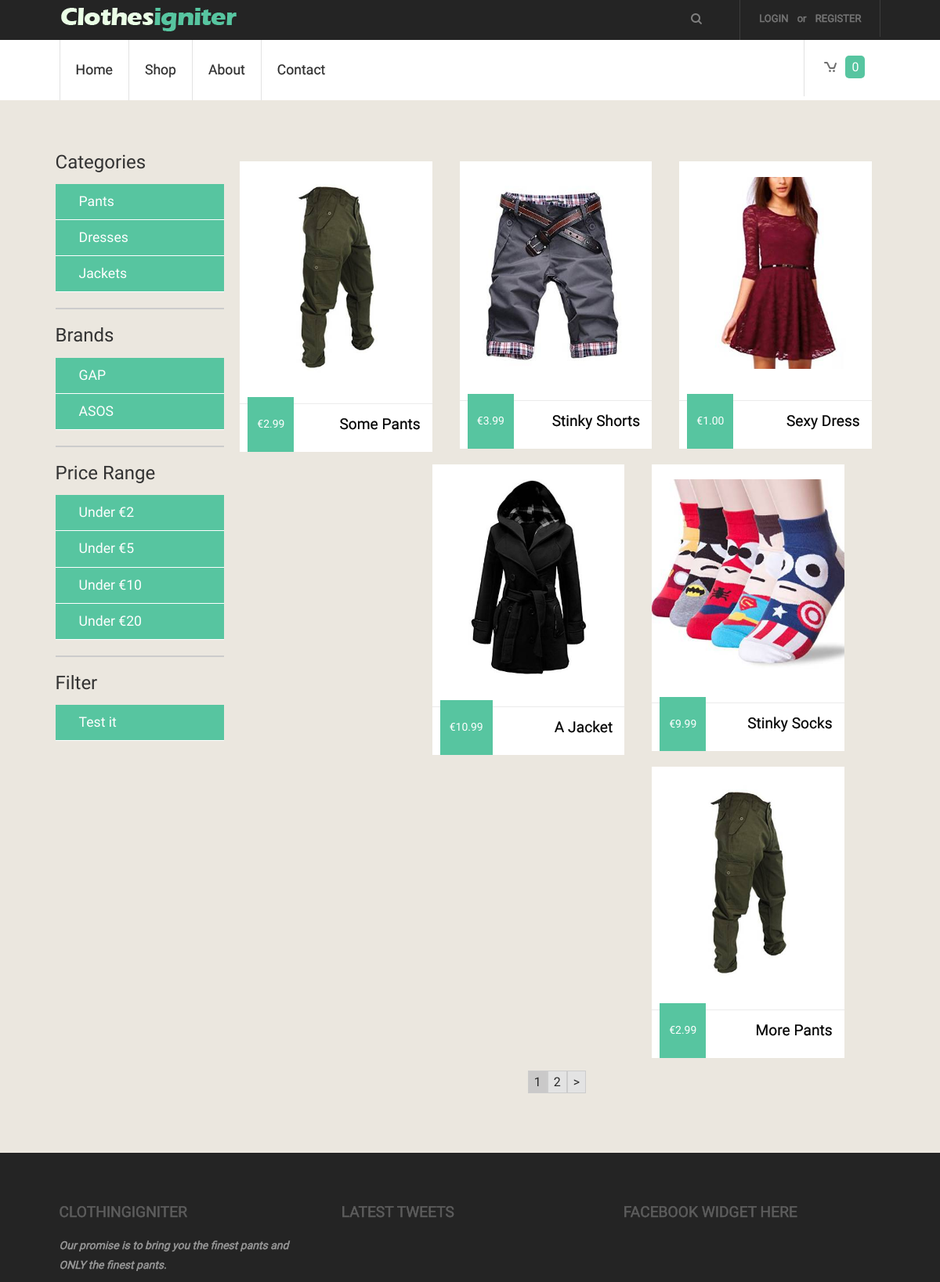
The app's page /index.php/store (upper part), older data.
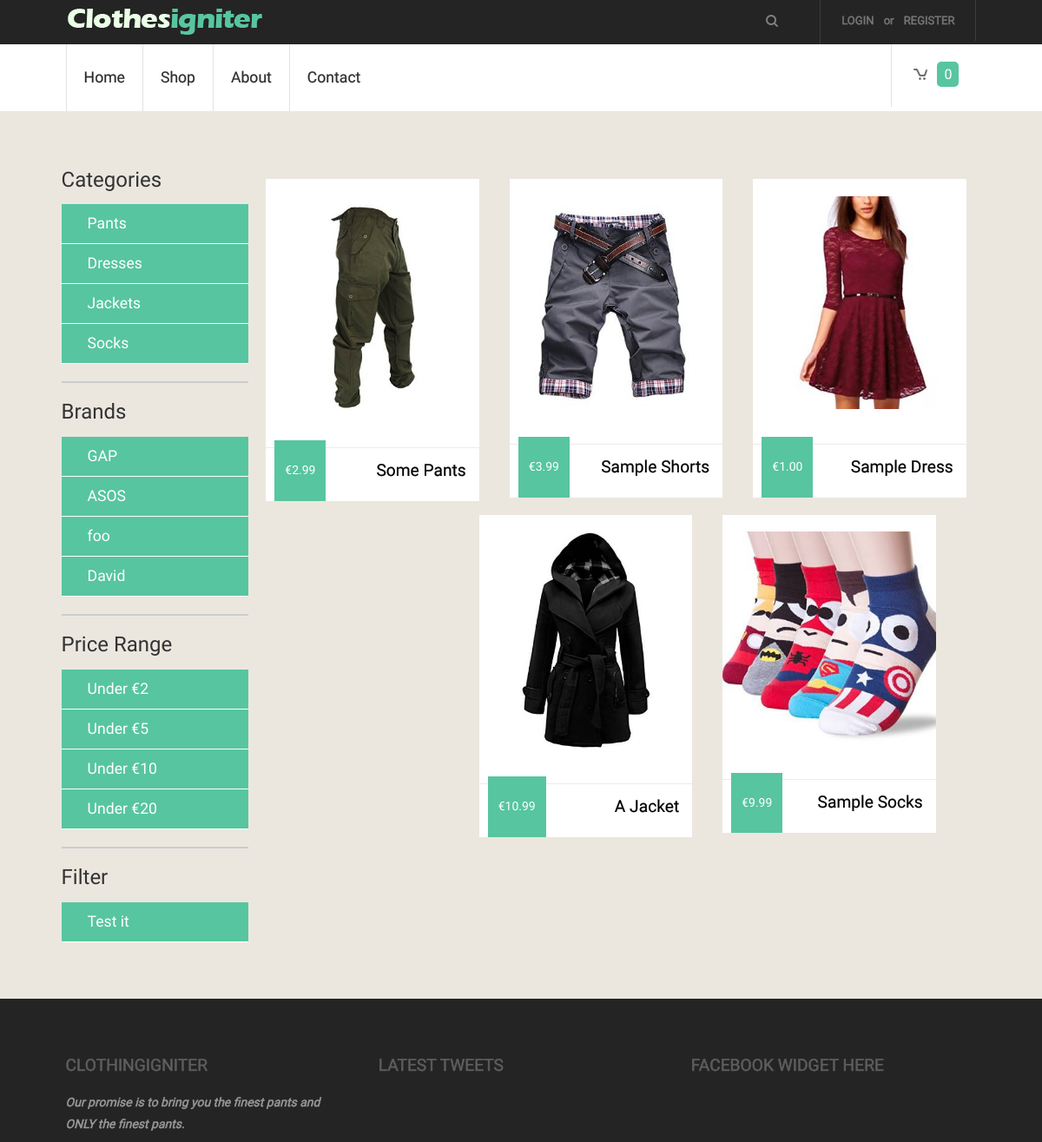
The same page, newer data.
### tables this page shows
CREATE TABLE IF NOT EXISTS `category` (
  `id` int(11) NOT NULL,
  `name` varchar(150) NOT NULL,
  `parentID` int(11) NOT NULL,
  `slug` varchar(150) NOT NULL
);

CREATE TABLE IF NOT EXISTS `brand` (
  `id` int(11) NOT NULL,
  `name` varchar(150) NOT NULL
);

CREATE TABLE IF NOT EXISTS `store_items` (
  `id` int(11) NOT NULL,
  `item_name` varchar(240) NOT NULL,
  `item_price` decimal(7,2) NOT NULL,
  `image_small` varchar(240) NOT NULL,
  `image_large` varchar(240) NOT NULL,
  `item_description` text NOT NULL,
  `rating` int(11) NOT NULL DEFAULT '0',
  `categoryID` int(11) NOT NULL,
  `brandID` int(11) NOT NULL,
  `item_description_short` text NOT NULL
);

### application/views/includes/template.php (called while the page is built)
<?php $this->load->view('includes/header' ,$this->globals);?>
<?php $this->load->view($main_content);?>
<?php $this->load->view('includes/footer');?>

### application/controllers/store.php (called while the page is built, shortened)
<?php
class Store extends MY_Controller{
    function __construct()
    {
        parent::__construct();
        $this->load->model('item_model');
        $this->load->helper('url_helper');
        $this->load->library('user_agent');
    }
    function index(){
        $this->load->library('pagination');
        $config['base_url']=base_url().'index.php/store/index';
            $config["total_rows"] = $this->item_model->record_count();
            $config['per_page'] = 6;
            $config['num_links'] = 20;
            $config["uri_segment"] = 3;
            $this->pagination->initialize($config);
            $page = ($this->uri->segment($config["uri_segment"])) ? $this->uri->segment($config["uri_segment"]) : 0;
            $data["items"] = $this->item_model->
            get_items($config["per_page"], $page);
            $data["links"] = $this->pagination->create_links();
            $data['main_content'] = 'store/index';
            $this->load->view('includes/template', $data, $this->globals);
    }
}

### index.php (called while the page is built, shortened)
<?php
require_once BASEPATH.'core/CodeIgniter.php';

### application/models/Category_model.php (called while the page is built, shortened)
<?php
class Category_model extends CI_Model
{
    public function get($id = FALSE)
    {
        if (!$id)
        {
            $query = $this->db->get('category');
            return $query->result_array();
        }
        $query = $this->db->get_where('category', array('id' => $id));
        return $query->row_array();
    }
}

### application/core/MY_Controller.php (called while the page is built, shortened)
<?php
class MY_Controller extends CI_Controller
{
    function __construct()
    {
        $this->globals = array(
            'categories' => $this->category_model->get(),
            'brands' => $this->brand_model->get(),
        );
    }
}

### application/models/Brand_model.php (called while the page is built, shortened)
<?php
class Brand_model extends CI_Model
{
    public function get($id = FALSE)
    {
        if (!$id)
        {
            $query = $this->db->get('brand');
            return $query->result_array();
        }
        $query = $this->db->get_where('brand', array('id' => $id));
        return $query->row_array();
    }
}

### application/models/Item_model.php (called while the page is built, shortened)
<?php
class Item_model extends CI_Model
{
    public function get_items($limit, $start)
    {
        $this->db->limit($limit, $start);
        $query = $this->db->get("store_items");
        if ($query->num_rows() > 0) {
            foreach ($query->result() as $row) {
                $data[] = $row;
            }
            return $data;
        }
        return false;
    }
}

### application/views/store/index.php (the view, shortened to what this page needs)
<div class="row">
    <div class="col-md-3 admin-sidebar">
              <div class="list-group">
                  <ul class="category-select">
                      <h3>Categories</h3>
                  <?php
                  foreach($categories as $category) {
                      echo "<li>" . anchor('store/category/'. $category['id'], $category['name']) . "</li>";
                  }
                  ?>
                  </ul>
                  <hr>
                  <ul class="category-select">
                      <h3>Brands</h3>
                      <?php
                      foreach($brands as $brand) {
                          echo "<li>" . anchor('store/brand/'. $brand['id'], $brand['name']) . "</li>";
                      }
                      ?>
                  </ul>
                  <hr>
                  <ul class="category-select">
                      <h3>Price Range</h3>
                      <?php
                          echo "<li>" . anchor('store/price/2', 'Under &euro;2') . "</li>";
                          echo "<li>" . anchor('store/price/5', 'Under &euro;5') . "</li>";
                          echo "<li>" . anchor('store/price/10', 'Under &euro;10') . "</li>";
                          echo "<li>" . anchor('store/price/20', 'Under &euro;20') . "</li>";
                      ?>
                  </ul>
                  <hr>
                  <ul class="category-select">
                      <h3>Filter</h3>
                      <?php
                      echo "<li>" . anchor('store/filter/1/2', 'Test it') . "</li>";
                      ?>
                  </ul>
               </div>
        </div>
    <div class="col-md-9">
        <div class="grids_of_3">
            <?php if($items!=null){
                foreach($items as $item) { ?>
                    <div class="grid1_of_3">
                        <a href="<?php echo base_url() . 'index.php/item/view/'.$item->id ?>">
                            <img src="<?php echo base_url() . "images/clothes/" . $item->image_large; ?>"  alt=""/>
                            <h3><?php echo $item->item_name ?></h3>
                            <span class="price">&euro;<?php echo $item->item_price ?></span>
                        </a>
                    </div>
                <?php }} ?>
            <?php echo "<div class='pagination'>" . $links . "</div>"; ?>
        </div>
    </div>
</div>

### application/views/includes/header.php (shortened to what this page needs)
<!DOCTYPE html>
<html>
<head>
    <link rel="stylesheet" href="<?php echo base_url();?>css/bootstrap.css">
    <link rel="stylesheet" href="<?php echo base_url();?>css/style.css">
    <link rel="stylesheet" href="<?php echo base_url();?>css/custom.css">
    <link type="text/css" rel="stylesheet" href="<?php echo base_url();?>css/jquery.mmenu.all.css" />
    <link href="<?php echo base_url();?>css/slider.css" rel="stylesheet" type="text/css" media="all" />
</head>
<body>
<div class="top_bg">
    <div class="wrap">
        <div class="header">
            <div class="logo">
                <a href="<?php echo base_url();?>"><img src="<?php echo base_url();?>images/logo.png" alt=""/></a>
            </div>
            <div class="log_reg">
                <ul>
                    <li>
                    <?php
                    if($this->session->is_logged_in){
                        echo "<span class='username'>" . $this->session->username . "</span>" . anchor('login/logout', 'Logout');
                    }
                    else{
                        echo "<li>" . anchor('login', 'Login') . "</li><span class='log'> or </span>
                    <li>". anchor('login/signup', 'Register'). "</li>
                    <div class='clear'></div>";
                    }
                    ?>
                    </li>
                </ul>
            </div>
            <div class="web_search">
                <form>
                    <input type="text" value="" onfocus="this.value = '';" onblur="if (this.value == '') {this.value = '';}">
                    <input type="submit" value=" " />
                </form>
            </div>
        </div>
    </div>
</div>
<div class="wrap">
    <div class="header_btm">
        <div class="menu">
            <ul>
                <li><?php echo anchor('site', 'Home'); ?></li>
                <li><?php echo anchor('store', 'Shop'); ?></li>
                <li><?php echo anchor('site', 'About'); ?></li>
                <li><?php echo anchor('site', 'Contact'); ?></li>
            </ul>
        </div>
        <div class="header_right">
            <ul>
                <li><a href="<?php echo base_url(); ?>index.php/store/view_cart"><i  class="cart"></i><span><?php echo $this->cart->total_items(); ?></span></a></li>
            </ul>
        </div>
    </div>
</div>
<div class="main_bg">
    <div class="wrap">
        <div class="main">

### application/views/includes/footer.php (shortened to what this page needs)
</div></div></div>
<div class="footer_top">
    <div class="wrap">
        <div class="footer">
            <div class="span_of_3">
                <div class="span1_of_3">
                    <h3>ClothingIgniter</h3>
                    <p>Our promise is to bring you the finest pants and ONLY the finest pants.</p>
                </div>
                <div class="span1_of_3">
                    <h3>Latest Tweets</h3>
                </div>
                <div class="span1_of_3">
                    <h3>Facebook Widget here</h3>
                </div>
            </div>
        </div>
    </div>
</div>
</body>
</html>

### css/style.css (style rules this page uses)
ol,ul { list-style:none;margin:0;padding:0; }
a { text-decoration:none; }
img { max-width:100%; }
html, body { font-family: 'Maven Pro', sans-serif; background:#ffffff; font-size: 100%; }
.wrap { margin:0 auto; width:80%; }
.top_bg { background: #242424; }
.header { padding:0 4%; }
.logo { float:left; margin: 10px 0px 0px 0px; }
.log_reg { border-right: 1px solid rgb(60, 60, 60); padding: 12px 16px; float:right; }
.log_reg ul li { display: inline-block; }
.log_reg li a { font-family: 'Maven Pro', sans-serif; font-size: 0.8125em; padding: 5px 8px; color: #777777; text-transform: uppercase; -webkit-text-stroke: 0.5px; }
.log_reg span.log { font-size: 0.8125em; color: #777777; text-transform: lowercase; -webkit-text-stroke: 0.5px; }
.web_search { position: relative; float:right; width: 28.33333%; border-right: 1px solid rgb(60, 60, 60); padding: 6px 10px; }
.web_search form { -webkit-transition: all 0.3s ease-in-out; -moz-transition: all 0.3s ease-in-out; -o-transition: all 0.3s ease-in-out; transition: all 0.3s ease-in-out; }
.web_search input[type="text"] { font-family: 'Maven Pro', sans-serif; padding: 8px 10px; outline: none; border: none; width: 76%; background: none; font-size: 1em; color: #333333; }
.web_search input[type="submit"] { background: url(../images/search.png) no-repeat 0px 4px; border: none; height: 25px; cursor: pointer; }
.header_btm { padding: 0 4%; }
.menu { float: left; }
.menu ul li { float: left; border-left: 1px solid rgb(226, 226, 226); }
.menu ul li a { display: block; padding: 26px 30px; color: #2d2d2d; font-size: 1.1em; text-transform: capitalize; -webkit-text-stroke: 0.2px; -webkit-transition: all 0.3s ease-in-out; -moz-transition: all 0.3s ease-in-out; -o-transition: all 0.3s ease-in-out; transition: all 0.3s ease-in-out; }
.header_right { float:right; }
.header_right ul li { display: inline-block; }
.header_right ul li a { font-family: 'Maven Pro', sans-serif; display: block; line-height: 1.8em; font-size: 1em; color: #ffffff; padding: 20px 26px; border-left: 1px solid rgb(226, 226, 226); -webkit-transition: all 0.3s ease-in-out; -moz-transition: all 0.3s ease-in-out; -o-transition: all 0.3s ease-in-out; transition: all 0.3s ease-in-out; }
.header_right ul li a span { background: #57C5A0; padding:5px 8px; border-radius:5px; -webkit-border-radius: 5px; -moz-border-radius: 5px; -o-border-radius: 5px; }
.header_right ul li a > i { width: 32px; height: 32px; display: inline-block; vertical-align: middle; transition: none; }
.header_right ul li a > i.cart { background: url(../images/cart.png) no-repeat 5px 8px; }
.main_bg { background: #EBE7DF; }
.main { padding:4%; }
.grids_of_3 { text-align:center; display: block; }
.grid1_of_3 { float:left; width:30.3333%; margin-left:4.3333%; background: #ffffff; position: relative; }
.grid1_of_3:first-child { margin-left: 0; }
.grid1_of_3 a { display: block; }
.grid1_of_3 img { padding: 8% 0; }
.grid1_of_3 h3 { border-top: 1px solid #EBEBEB; padding: 15px; font-size: 1.2em; color: #000000; -webkit-text-stroke: 0.2px; text-shadow: 0 1px 0 #ffffff; text-transform: capitalize; }
.price { background: #57C5A0; color: #ffffff; font-size: 0.8725em; padding: 25px 12px; position: absolute; bottom: 0px; left: 10px; }
.grids_of_3 { display: block; margin: 4% 0; }
.footer_top { background: #242424; }
.footer { padding: 4%; }
.span_of_3 { display: block; }
.span1_of_3 { float:left; width:30.9999%; margin-left:3.3333%; }
.span1_of_3:first-child { margin-left: 0; }
.span1_of_3 h3 { font-size: 1.2em; color: #5e5e5e; text-transform: uppercase; -webkit-text-stroke: 0.5px; margin-bottom: 6%; }
.span1_of_3 p { font-size: 0.8725em; color: #9B9B9B; line-height: 1.8em; -webkit-text-stroke: 0.5px; font-style: italic; }
@media only screen and (max-width: 1366px) { .wrap { width:95%; } }
@media only screen and (max-width: 1366px) { .web_search { width: 26.33333%; } }
@media only screen and (max-width: 1280px) { .wrap { width:95%; } }
@media only screen and (max-width: 1280px) { .web_search { width: 30.33333%; } }
@media only screen and (max-width: 1280px) { .menu ul li a { padding: 26px 20px; } }
@media only screen and (max-width: 1280px) { .header_right ul li a { padding: 20px 20px; } }

### css/slider.css (style rules this page uses)
@media only screen and (max-width: 1366px) { .wrap { width:95%; } }
@media only screen and (max-width: 1280px) { .wrap { width:95%; } }

Row changes from the older to the newer data that the page shows:
removed store_items: image_large (picture), item_name "More Pants", item_price "2.99"
added category: id+name "Socks"
added brand: id+name "foo"
added brand: id+name "David"
changed store_items: item_name "Stinky Shorts" → "Sample Shorts"
changed store_items: item_name "Sexy Dress" → "Sample Dress"
changed store_items: item_name "Stinky Socks" → "Sample Socks"
Text that changed along with them:
$links: "1 2 >" → (not shown)
